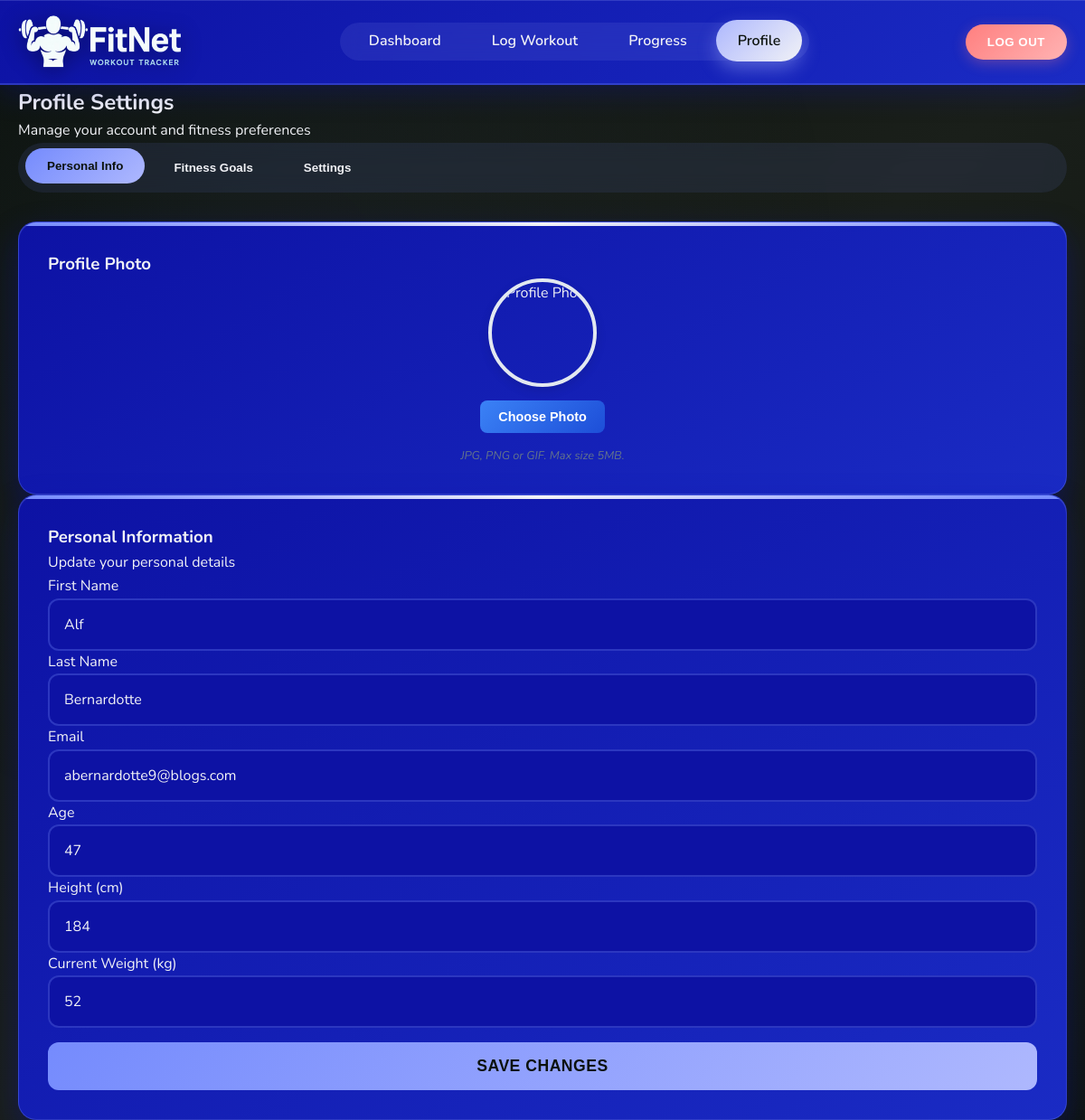
/profile (signed in), run on the app's committed database.
### tables this page shows
CREATE TABLE `Users`(`user_id` TEXT, `first_name` TEXT, `surname` TEXT, `email` TEXT, `password_hash` TEXT, `age` TEXT, "created_at" TEXT, profile_image TEXT);

CREATE TABLE `Progress`(`progress_id` TEXT, `user_id` TEXT, `date` TEXT, `weight_kg` TEXT, `height_cm` TEXT, `body_fat_percentage` TEXT);

### main.py (the view, shortened to what this page needs)
@app.route('/profile', methods=['GET', 'POST'])
def profile():
    if 'user_id' not in session:
        return redirect(url_for('login'))
    conn = get_db_connection()
    user_id = session.get('user_id')
    if not user_id:
        return redirect(url_for('login'))
    try:
        conn.execute('''
            CREATE TABLE IF NOT EXISTS Goals (
                goal_id INTEGER PRIMARY KEY AUTOINCREMENT,
                user_id INTEGER NOT NULL,
                goal_type TEXT NOT NULL,
                goal_name TEXT NOT NULL,
                target_value REAL,
                current_value REAL DEFAULT 0,
                target_date DATE,
                created_at DATETIME DEFAULT (datetime('now')),
                is_completed BOOLEAN DEFAULT 0,
                goal_direction TEXT DEFAULT 'up',
                FOREIGN KEY (user_id) REFERENCES Users(user_id)
            )
        ''')
        try:
            conn.execute('ALTER TABLE Users ADD COLUMN profile_image TEXT')
        except sqlite3.OperationalError:
            pass  # Column already exists
        try:
            conn.execute('ALTER TABLE Goals ADD COLUMN goal_direction TEXT DEFAULT "up"')
        except sqlite3.OperationalError:
            pass  # Column already exists
        conn.commit()
    except sqlite3.Error as e:
        print(f"Error creating Goals table: {e}")
    user_data = conn.execute(
        "SELECT Users.*, Progress.height_cm, Progress.weight_kg FROM Users "
        "LEFT JOIN Progress ON Users.user_id = Progress.user_id "
        "WHERE Users.user_id = ?",
        (user_id,)
    ).fetchone()
    goals = []
    try:
        goals = conn.execute(
            'SELECT * FROM Goals WHERE user_id = ? ORDER BY created_at DESC',
            (user_id,)
        ).fetchall()
    except sqlite3.Error as e:
        print(f"Error fetching goals: {e}")
        goals = []
    conn.close()
    return render_template('profile.html', user_data=user_data, goals=goals)

### main.py (called while the page is built, shortened)
def get_db_connection():
    conn = sqlite3.connect('database/data_source.db')
    conn.row_factory = sqlite3.Row
    return conn

@app.template_filter('goal_progress')
def goal_progress_filter(goal):
    target_value = goal['target_value'] if 'target_value' in goal else None
    if not target_value or target_value == 0:
        return 0

@app.template_filter('goal_display_text')
def goal_display_text_filter(goal):
    target_value = goal['target_value'] if 'target_value' in goal else None
    if not target_value:
        return "No target set"

### templates/profile.html (shortened to what this page needs)
<!DOCTYPE html>
<html lang="en">
<head>
    <link rel="stylesheet" href="static/css/dashboard.css">
</head>
<body>
    <header class="header">
        <div class="container">
            <div class="logo">
                <img src="static/images/FitNet Logo.png" alt="FitNet Logo">
            </div>
            <nav class="navigation">
                <ul>
                    <li><a href="/dashboard">Dashboard</a></li>
                    <li><a href="/log-workout">Log Workout</a></li>
                    <li><a href="/progress">Progress</a></li>
                    <li><a href="/profile" class="active">Profile</a></li>
                </ul>
            </nav>
            <div class="actions">
                <button class="logout logout-light-red" onclick="window.location.href='/logout'">Log Out</button>
            </div>
        </div>
    </header>
    <main class="container">
        <div class="profile-header">
            <h2>Profile Settings</h2>
            <p>Manage your account and fitness preferences</p>
        </div>
        <div class="profile-tabs">
            <button class="tab-btn active" data-tab="personal" onclick="showTab('personal')">Personal Info</button>
            <button class="tab-btn" data-tab="goals" onclick="showTab('goals')">Fitness Goals</button>
            <button class="tab-btn" data-tab="settings" onclick="showTab('settings')">Settings</button>
        </div>
        <div class="profile-content">
            <div id="personal-tab" class="profile-tab active">
                <div class="profile-section">
                    <div class="profile-photo-section card">
                        <h3>Profile Photo</h3>
                        <div class="photo-container">
                            <div class="profile-photo">
                                {% if user_data.profile_image %}
                                    <img src="{{ url_for('uploaded_file', filename=user_data.profile_image) }}" alt="Profile Photo" id="profileImage">
                                {% else %}
                                    <img src="static/images/default-avatar.jpg" alt="Profile Photo" id="profileImage">
                                {% endif %}
                            </div>
                            <form method="POST" enctype="multipart/form-data" class="upload-form">
                                <button type="button" class="upload-btn" onclick="document.getElementById('photoInput').click()">
                                    Choose Photo
                                </button>
                            </form>
                            <p class="photo-note">JPG, PNG or GIF. Max size 5MB.</p>
                        </div>
                    </div>
                    <div class="personal-info-section card">
                        <h3>Personal Information</h3>
                        <p>Update your personal details</p>
                        <form method="POST" class="profile-form">
                            <div class="form-row">
                                <div class="form-group">
                                    <label for="first_name">First Name</label>
                                    <input type="text" id="first_name" name="first_name"
                                           value="{{ user_data.first_name if user_data else '' }}" required>
                                </div>
                                <div class="form-group">
                                    <label for="surname">Last Name</label>
                                    <input type="text" id="surname" name="surname"
                                           value="{{ user_data.surname if user_data else '' }}" required>
                                </div>
                            </div>
                            <div class="form-row">
                                <div class="form-group">
                                    <label for="email">Email</label>
                                    <input type="email" id="email" name="email"
                                           value="{{ user_data.email if user_data else '' }}" required>
                                </div>
                                <div class="form-group">
                                    <label for="age">Age</label>
                                    <input type="number" id="age" name="age"
                                           value="{{ user_data.age if user_data else '' }}" required>
                                </div>
                            </div>
                            <div class="form-row">
                                <div class="form-group">
                                    <label for="height">Height (cm)</label>
                                    <input type="number" id="height" name="height"
                                           value="{{ user_data.height_cm if user_data else '' }}" required>
                                </div>
                                <div class="form-group">
                                    <label for="weight">Current Weight (kg)</label>
                                    <input type="number" id="weight" name="weight" step="0.1"
                                           value="{{ user_data.weight_kg if user_data else '' }}" required>
                                </div>
                            </div>
                            <button type="submit" class="save-changes-btn">Save Changes</button>
                        </form>
                    </div>
                </div>
            </div>
        </div>
    </main>
</body>
</html>

### data on the page
Users: first_name "Alf", surname "Bernardotte", email "abernardotte9@blogs.com", age "47"
Progress: height "184", weight "52"
